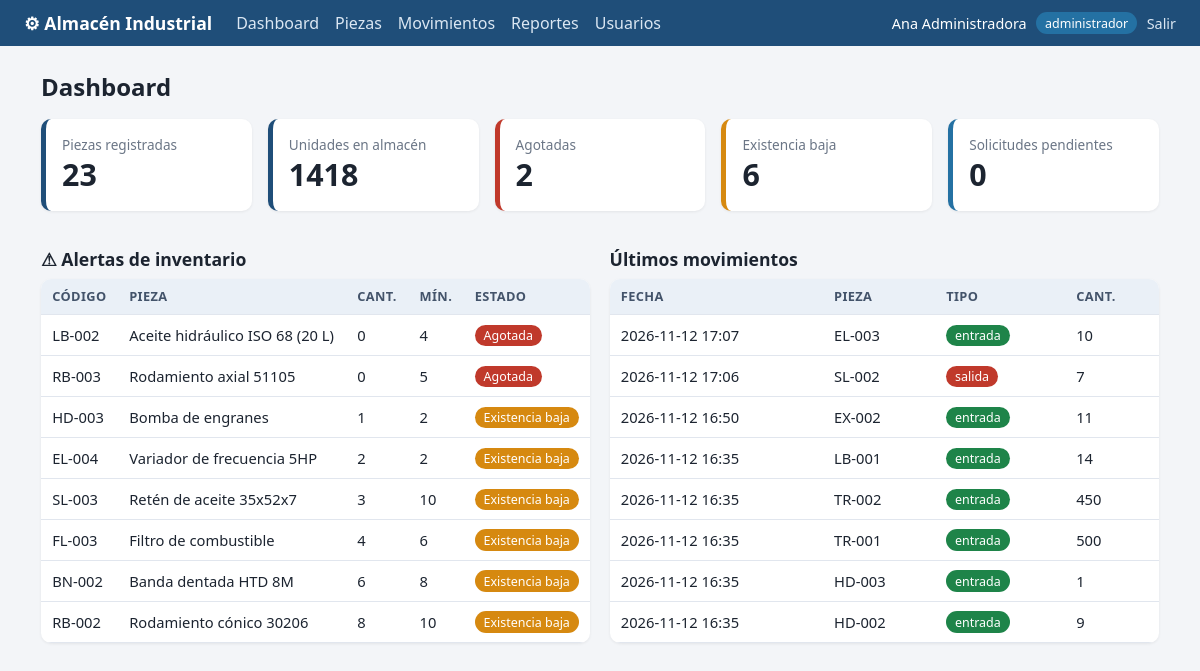
/ (signed in), run on the app's committed database.
### tables this page shows
CREATE TABLE usuarios(
  id INTEGER PRIMARY KEY AUTOINCREMENT,
  nombre TEXT NOT NULL,
  usuario TEXT NOT NULL UNIQUE,
  password_hash TEXT NOT NULL,
  rol TEXT NOT NULL CHECK(rol IN ('administrador','gerente','tecnico'))
);

CREATE TABLE piezas(
  id INTEGER PRIMARY KEY AUTOINCREMENT,
  codigo TEXT NOT NULL UNIQUE,
  nombre TEXT NOT NULL,
  categoria TEXT NOT NULL,
  cantidad INTEGER NOT NULL DEFAULT 0 CHECK(cantidad >= 0),
  minimo INTEGER NOT NULL DEFAULT 5,
  ubicacion TEXT NOT NULL
);

CREATE TABLE movimientos(
  id INTEGER PRIMARY KEY AUTOINCREMENT,
  pieza_id INTEGER NOT NULL REFERENCES piezas(id) ON DELETE CASCADE,
  tipo TEXT NOT NULL CHECK(tipo IN ('entrada','salida')),
  cantidad INTEGER NOT NULL,
  usuario_id INTEGER REFERENCES usuarios(id) ON DELETE SET NULL,
  motivo TEXT,
  fecha TEXT NOT NULL
);

### app.py (the view)
@app.route("/")
@login_required()
def dashboard():
    d = db()
    q = lambda sql, *p: d.execute(sql, p).fetchone()[0]
    stats = {
        "piezas": q("SELECT COUNT(*) FROM piezas"),
        "unidades": q("SELECT COALESCE(SUM(cantidad),0) FROM piezas"),
        "agotadas": q("SELECT COUNT(*) FROM piezas WHERE cantidad=0"),
        "bajas": q("SELECT COUNT(*) FROM piezas WHERE cantidad>0 AND cantidad<=minimo"),
    }
    if session["rol"] == "tecnico":
        stats["pendientes"] = q("SELECT COUNT(*) FROM solicitudes WHERE estado='pendiente' AND tecnico_id=?",
                                session["uid"])
    else:
        stats["pendientes"] = q("SELECT COUNT(*) FROM solicitudes WHERE estado='pendiente'")
    alertas = d.execute("SELECT * FROM piezas WHERE cantidad<=minimo ORDER BY cantidad, nombre").fetchall()
    movs = d.execute("""SELECT m.*, p.codigo, p.nombre, u.nombre AS usuario FROM movimientos m
                        JOIN piezas p ON p.id=m.pieza_id LEFT JOIN usuarios u ON u.id=m.usuario_id
                        ORDER BY m.id DESC LIMIT 8""").fetchall()
    return render_template("dashboard.html", stats=stats, alertas=alertas, movs=movs)

### app.py (called while the page is built)
def db():
    if "db" not in g:
        g.db = sqlite3.connect(DB)
        g.db.row_factory = sqlite3.Row
        g.db.execute("PRAGMA foreign_keys = ON")
    return g.db

def login_required(*roles):
    def deco(f):
        @wraps(f)
        def wrapper(*a, **k):
            if "uid" not in session:
                return redirect(url_for("login"))
            if roles and session["rol"] not in roles:
                abort(403)
            return f(*a, **k)
        return wrapper
    return deco

### templates/dashboard.html (shortened to what this page needs)
{% extends "base.html" %}
{% from "_macros.html" import estado %}
{% block content %}
<h1>Dashboard</h1>
<div class="cards">
  <div class="card"><span>Piezas registradas</span><b>{{ stats.piezas }}</b></div>
  <div class="card"><span>Unidades en almacén</span><b>{{ stats.unidades }}</b></div>
  <div class="card red"><span>Agotadas</span><b>{{ stats.agotadas }}</b></div>
  <div class="card amber"><span>Existencia baja</span><b>{{ stats.bajas }}</b></div>
  <div class="card blue"><span>Solicitudes pendientes</span><b>{{ stats.pendientes }}</b></div>
</div>
<div class="grid2">
  <section>
    <h2>⚠ Alertas de inventario</h2>
    <table>
      <tr><th>Código</th><th>Pieza</th><th>Cant.</th><th>Mín.</th><th>Estado</th></tr>
      {% for p in alertas %}
      <tr><td>{{ p.codigo }}</td><td>{{ p.nombre }}</td><td>{{ p.cantidad }}</td><td>{{ p.minimo }}</td><td>{{ estado(p) }}</td></tr>
      {% else %}<tr><td colspan="5" class="muted">Sin alertas.</td></tr>{% endfor %}
    </table>
  </section>
  <section>
    <h2>Últimos movimientos</h2>
    <table>
      <tr><th>Fecha</th><th>Pieza</th><th>Tipo</th><th>Cant.</th></tr>
      {% for m in movs %}
      <tr><td>{{ m.fecha }}</td><td>{{ m.codigo }}</td>
          <td><span class="tag {{ 'green' if m.tipo == 'entrada' else 'red' }}">{{ m.tipo }}</span></td><td>{{ m.cantidad }}</td></tr>
      {% endfor %}
    </table>
  </section>
</div>
{% endblock %}

### templates/base.html (shortened to what this page needs)
<!doctype html>
<html lang="es">
<head>
  <link rel="stylesheet" href="{{ url_for('static', filename='style.css') }}">
</head>
<body>
{% if session.uid %}
<header>
  <div class="brand">⚙ Almacén Industrial</div>
  <nav>
    <a href="{{ url_for('dashboard') }}">Dashboard</a>
    <a href="{{ url_for('piezas') }}">Piezas</a>
    {% if session.rol in ('administrador', 'gerente') %}
      <a href="{{ url_for('movimientos') }}">Movimientos</a>
      <a href="{{ url_for('reportes') }}">Reportes</a>
    {% endif %}
    {% if session.rol == 'administrador' %}<a href="{{ url_for('usuarios') }}">Usuarios</a>{% endif %}
  </nav>
  <div class="user">{{ session.nombre }} <span class="tag blue">{{ session.rol }}</span>
    <a href="{{ url_for('logout') }}">Salir</a></div>
</header>
{% endif %}
<main>
  {% block content %}{% endblock %}
</main>
</body>
</html>

### templates/_macros.html (shortened to what this page needs)
{% macro estado(p) %}
  {% if p.cantidad == 0 %}<span class="tag red">Agotada</span>
  {% elif p.cantidad <= p.minimo %}<span class="tag amber">Existencia baja</span>
  {% else %}<span class="tag green">Disponible</span>{% endif %}
{% endmacro %}

### static/style.css (style rules this page uses)
:root { --bg:#f3f5f8;--card:#fff;--ink:#1c2430;--muted:#6b7686;--line:#e1e6ee;--brand:#1f4e79;--red:#c0392b;--amber:#d68910;--green:#1e8449;--blue:#2471a3 }
* { box-sizing:border-box }
body { margin:0;font-family:system-ui,Segoe UI,Roboto,sans-serif;background:var(--bg);color:var(--ink) }
header { display:flex;align-items:center;gap:1.5rem;flex-wrap:wrap;background:var(--brand);color:#fff;padding:.7rem 1.5rem }
.brand { font-weight:700;font-size:1.1rem }
nav { display:flex;gap:1rem;flex:1;flex-wrap:wrap }
header a { color:#dbe7f3;text-decoration:none }
.user { font-size:.9rem;display:flex;gap:.6rem;align-items:center }
main { max-width:1150px;margin:1.5rem auto;padding:0 1rem }
h1 { margin:.2rem 0 1rem;font-size:1.5rem }
h2 { font-size:1.1rem;margin:1.2rem 0 .5rem }
.cards { display:grid;grid-template-columns:repeat(auto-fit,minmax(170px,1fr));gap:1rem;margin-bottom:1rem }
.card { background:var(--card);border-radius:10px;padding:1rem;border-left:5px solid var(--brand);box-shadow:0 1px 3px #0001 }
.card span { display:block;color:var(--muted);font-size:.85rem }
.card b { font-size:1.9rem }
.card.red { border-color:var(--red) }
.card.amber { border-color:var(--amber) }
.card.blue { border-color:var(--blue) }
.grid2 { display:grid;grid-template-columns:repeat(auto-fit,minmax(420px,1fr));gap:1.2rem }
table { width:100%;border-collapse:collapse;background:var(--card);border-radius:10px;overflow:hidden;box-shadow:0 1px 3px #0001;font-size:.92rem }
th,td { padding:.55rem .7rem;text-align:left;border-bottom:1px solid var(--line);vertical-align:middle }
th { background:#eaf0f7;font-size:.8rem;text-transform:uppercase;letter-spacing:.03em;color:#43536a }
.tag { display:inline-block;padding:.15rem .55rem;border-radius:999px;font-size:.78rem;color:#fff;background:var(--muted) }
.tag.red { background:var(--red) }
.tag.amber { background:var(--amber) }
.tag.green { background:var(--green) }
.tag.blue { background:var(--blue) }

### data on the page
usuarios: nombre "Ana Administradora", rol "administrador"
piezas: codigo "LB-002", nombre "Aceite hidráulico ISO 68 (20 L)", cantidad "0", minimo "4", shows "Agotada"
piezas: codigo "RB-003", nombre "Rodamiento axial 51105", cantidad "0", minimo "5", shows "Agotada"
piezas: codigo "HD-003", nombre "Bomba de engranes", cantidad "1", minimo "2", shows "Existencia baja"
piezas: codigo "EL-004", nombre "Variador de frecuencia 5HP", cantidad "2", minimo "2", shows "Existencia baja"
piezas: codigo "SL-003", nombre "Retén de aceite 35x52x7", cantidad "3", minimo "10", shows "Existencia baja"
piezas: codigo "FL-003", nombre "Filtro de combustible", cantidad "4", minimo "6", shows "Existencia baja"
piezas: codigo "BN-002", nombre "Banda dentada HTD 8M", cantidad "6", minimo "8", shows "Existencia baja"
piezas: codigo "RB-002", nombre "Rodamiento cónico 30206", cantidad "8", minimo "10", shows "Existencia baja"
movimientos: fecha "2026-11-12 17:07", codigo "EL-003", tipo "entrada", cantidad "10"
movimientos: fecha "2026-11-12 17:06", codigo "SL-002", tipo "salida", cantidad "7"
movimientos: fecha "2026-11-12 16:50", codigo "EX-002", tipo "entrada", cantidad "11"
movimientos: fecha "2026-11-12 16:35", codigo "LB-001", tipo "entrada", cantidad "14"
movimientos: fecha "2026-11-12 16:35", codigo "TR-002", tipo "entrada", cantidad "450"
movimientos: fecha "2026-11-12 16:35", codigo "TR-001", tipo "entrada", cantidad "500"
movimientos: fecha "2026-11-12 16:35", codigo "HD-003", tipo "entrada", cantidad "1"
movimientos: fecha "2026-11-12 16:35", codigo "HD-002", tipo "entrada", cantidad "9"

### other printed values
{{ stats.piezas }} "23"
{{ stats.unidades }} "1418"
{{ stats.agotadas }} "2"
{{ stats.bajas }} "6"
{{ stats.pendientes }} "0"
